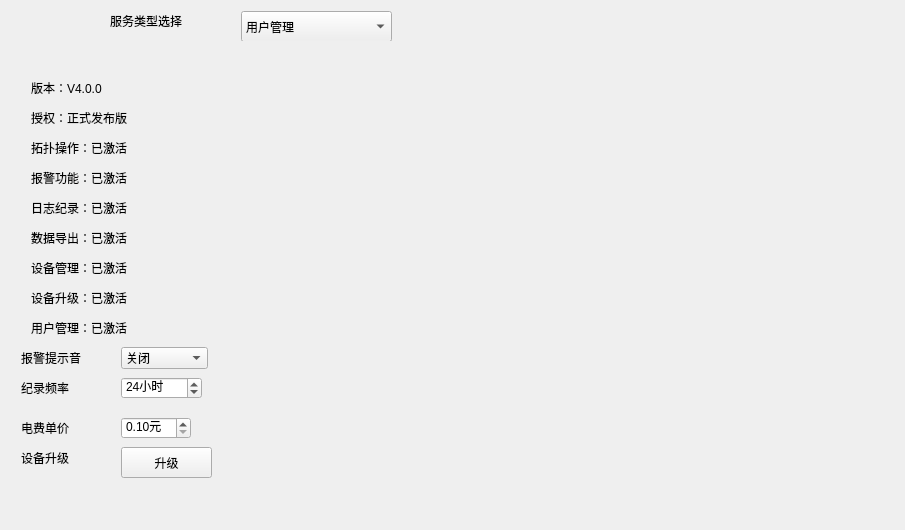
<?xml version="1.0" encoding="UTF-8"?>
<ui version="4.0">
 <class>SetUpMainWid</class>
 <widget class="QWidget" name="SetUpMainWid">
  <property name="geometry">
   <rect>
    <x>0</x>
    <y>0</y>
    <width>905</width>
    <height>530</height>
   </rect>
  </property>
  <property name="windowTitle">
   <string>Form</string>
  </property>
  <layout class="QGridLayout" name="gridLayout">
   <item row="0" column="0" colspan="2">
    <widget class="QWidget" name="widget" native="true">
     <property name="minimumSize">
      <size>
       <width>0</width>
       <height>30</height>
      </size>
     </property>
     <property name="maximumSize">
      <size>
       <width>16777215</width>
       <height>30</height>
      </size>
     </property>
     <widget class="QComboBox" name="comboBox">
      <property name="geometry">
       <rect>
        <x>230</x>
        <y>0</y>
        <width>151</width>
        <height>31</height>
       </rect>
      </property>
      <item>
       <property name="text">
        <string>用户管理</string>
       </property>
      </item>
      <item>
       <property name="text">
        <string>PDU列表</string>
       </property>
      </item>
      <item>
       <property name="text">
        <string>机柜列表</string>
       </property>
      </item>
      <item>
       <property name="text">
        <string>机房列表</string>
       </property>
      </item>
     </widget>
     <widget class="QLabel" name="label">
      <property name="geometry">
       <rect>
        <x>20</x>
        <y>0</y>
        <width>151</width>
        <height>20</height>
       </rect>
      </property>
      <property name="text">
       <string>服务类型选择</string>
      </property>
      <property name="alignment">
       <set>Qt::AlignRight|Qt::AlignTrailing|Qt::AlignVCenter</set>
      </property>
     </widget>
    </widget>
   </item>
   <item row="1" column="0">
    <widget class="QWidget" name="setupWid" native="true">
     <property name="minimumSize">
      <size>
       <width>220</width>
       <height>0</height>
      </size>
     </property>
     <property name="maximumSize">
      <size>
       <width>230</width>
       <height>16777215</height>
      </size>
     </property>
     <widget class="QPushButton" name="upBtn">
      <property name="geometry">
       <rect>
        <x>110</x>
        <y>400</y>
        <width>91</width>
        <height>31</height>
       </rect>
      </property>
      <property name="text">
       <string>升级</string>
      </property>
     </widget>
     <widget class="QLabel" name="label_2">
      <property name="geometry">
       <rect>
        <x>20</x>
        <y>30</y>
        <width>131</width>
        <height>21</height>
       </rect>
      </property>
      <property name="text">
       <string>版本：V4.0.0</string>
      </property>
     </widget>
     <widget class="QLabel" name="label_3">
      <property name="geometry">
       <rect>
        <x>20</x>
        <y>60</y>
        <width>131</width>
        <height>21</height>
       </rect>
      </property>
      <property name="text">
       <string>授权：正式发布版</string>
      </property>
     </widget>
     <widget class="QLabel" name="label_4">
      <property name="geometry">
       <rect>
        <x>20</x>
        <y>150</y>
        <width>131</width>
        <height>21</height>
       </rect>
      </property>
      <property name="text">
       <string>日志纪录：已激活</string>
      </property>
     </widget>
     <widget class="QLabel" name="label_5">
      <property name="geometry">
       <rect>
        <x>20</x>
        <y>240</y>
        <width>131</width>
        <height>21</height>
       </rect>
      </property>
      <property name="text">
       <string>设备升级：已激活</string>
      </property>
     </widget>
     <widget class="QLabel" name="label_6">
      <property name="geometry">
       <rect>
        <x>20</x>
        <y>210</y>
        <width>131</width>
        <height>21</height>
       </rect>
      </property>
      <property name="text">
       <string>设备管理：已激活</string>
      </property>
     </widget>
     <widget class="QLabel" name="label_7">
      <property name="geometry">
       <rect>
        <x>20</x>
        <y>90</y>
        <width>131</width>
        <height>21</height>
       </rect>
      </property>
      <property name="text">
       <string>拓扑操作：已激活</string>
      </property>
     </widget>
     <widget class="QLabel" name="label_8">
      <property name="geometry">
       <rect>
        <x>20</x>
        <y>120</y>
        <width>131</width>
        <height>21</height>
       </rect>
      </property>
      <property name="text">
       <string>报警功能：已激活</string>
      </property>
     </widget>
     <widget class="QLabel" name="label_9">
      <property name="geometry">
       <rect>
        <x>20</x>
        <y>180</y>
        <width>131</width>
        <height>21</height>
       </rect>
      </property>
      <property name="text">
       <string>数据导出：已激活</string>
      </property>
     </widget>
     <widget class="QLabel" name="label_10">
      <property name="geometry">
       <rect>
        <x>20</x>
        <y>270</y>
        <width>131</width>
        <height>21</height>
       </rect>
      </property>
      <property name="text">
       <string>用户管理：已激活</string>
      </property>
     </widget>
     <widget class="QComboBox" name="alarmCmb">
      <property name="geometry">
       <rect>
        <x>110</x>
        <y>300</y>
        <width>87</width>
        <height>22</height>
       </rect>
      </property>
      <item>
       <property name="text">
        <string>关闭</string>
       </property>
      </item>
      <item>
       <property name="text">
        <string>开启</string>
       </property>
      </item>
     </widget>
     <widget class="QLabel" name="label_11">
      <property name="geometry">
       <rect>
        <x>10</x>
        <y>300</y>
        <width>91</width>
        <height>21</height>
       </rect>
      </property>
      <property name="text">
       <string>报警提示音</string>
      </property>
     </widget>
     <widget class="QLabel" name="label_12">
      <property name="geometry">
       <rect>
        <x>10</x>
        <y>400</y>
        <width>91</width>
        <height>21</height>
       </rect>
      </property>
      <property name="text">
       <string>设备升级</string>
      </property>
     </widget>
     <widget class="QLabel" name="label_13">
      <property name="geometry">
       <rect>
        <x>10</x>
        <y>330</y>
        <width>91</width>
        <height>21</height>
       </rect>
      </property>
      <property name="text">
       <string>纪录频率</string>
      </property>
     </widget>
     <widget class="QSpinBox" name="logSpin">
      <property name="geometry">
       <rect>
        <x>110</x>
        <y>330</y>
        <width>81</width>
        <height>22</height>
       </rect>
      </property>
      <property name="suffix">
       <string>小时</string>
      </property>
      <property name="minimum">
       <number>1</number>
      </property>
      <property name="singleStep">
       <number>1</number>
      </property>
      <property name="value">
       <number>24</number>
      </property>
     </widget>
     <widget class="QLabel" name="label_14">
      <property name="geometry">
       <rect>
        <x>10</x>
        <y>370</y>
        <width>91</width>
        <height>21</height>
       </rect>
      </property>
      <property name="text">
       <string>电费单价</string>
      </property>
     </widget>
     <widget class="QDoubleSpinBox" name="priceSPin">
      <property name="geometry">
       <rect>
        <x>110</x>
        <y>370</y>
        <width>70</width>
        <height>22</height>
       </rect>
      </property>
      <property name="prefix">
       <string/>
      </property>
      <property name="suffix">
       <string>元</string>
      </property>
      <property name="minimum">
       <double>0.100000000000000</double>
      </property>
     </widget>
    </widget>
   </item>
   <item row="1" column="1">
    <widget class="QStackedWidget" name="stackedWid"/>
   </item>
  </layout>
 </widget>
 <resources/>
 <connections/>
</ui>
